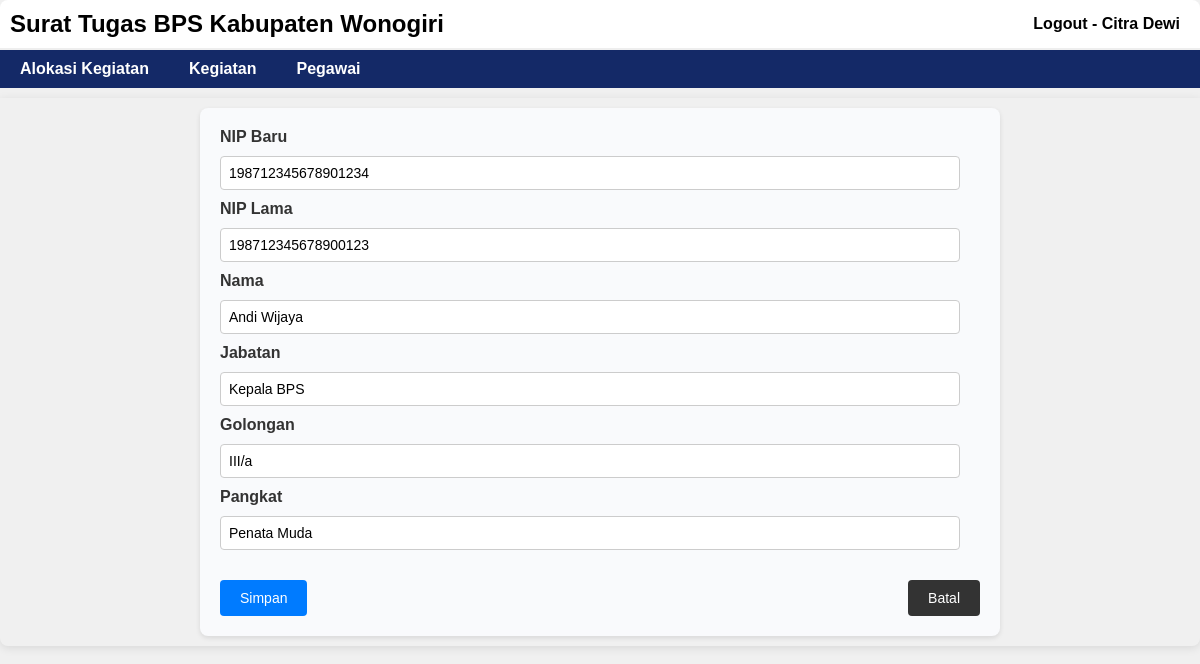
/pegawai_ubah.php?id=1 (signed in), run on the app's committed database.
### tables this page shows
CREATE TABLE `pegawai` (
  `id` int(11) NOT NULL,
  `nip` varchar(20) NOT NULL,
  `nip_lama` varchar(20) DEFAULT NULL,
  `nama` varchar(255) DEFAULT NULL,
  `jabatan` varchar(50) DEFAULT NULL,
  `golongan` varchar(10) DEFAULT NULL,
  `pangkat` varchar(50) DEFAULT NULL,
  `username` varchar(50) DEFAULT NULL,
  `password` varchar(50) DEFAULT NULL,
  `level` varchar(255) DEFAULT NULL
);

### pegawai_ubah.php (the view, shortened to what this page needs)
<?php
include_once("db_connection.php");
$id = isset($_GET['id']) ? intval($_GET['id']) : 0;
if ($_SERVER['REQUEST_METHOD'] === 'POST') {
    $nip = $_POST['nip'];
    $nip_lama = $_POST['nip_lama'];
    $nama = $_POST['nama'];
    $jabatan = $_POST['jabatan'];
    $golongan = $_POST['golongan'];
    $pangkat = $_POST['pangkat'];
    $level = $_POST['level'];
    $sql = "UPDATE pegawai
            SET nip = '$nip',
                nip_lama = '$nip_lama',
                nama = '$nama',
                jabatan = '$jabatan',
                golongan = '$golongan',
                pangkat = '$pangkat',
                level = '$level'
            WHERE id = $id";
    if ($conn->query($sql) === TRUE) {
        echo "<script>alert('Pegawai berhasil diperbarui!'); window.location.href = 'pegawai.php';</script>";
    } else {
        echo "Error updating record: " . $conn->error;
    }
} else {
    $sql = "SELECT * FROM pegawai WHERE id = $id";
    $result = $conn->query($sql);
    if ($result->num_rows > 0) {
        $pegawai = $result->fetch_assoc();
    } else {
        echo "Pegawai tidak ditemukan!";
        exit;
    }
}
?>
<!DOCTYPE html>
<html lang="en">
<head>
    <link rel="stylesheet" href="styles.css">
</head>
<body>
    <?php
    include 'header.php';
    ?>
    <div class="container">
        <div class="container">
            <main>
                <section class="allocation">
                    <div class="form-container">
                        <form id="activity-form" action="pegawai_ubah.php?id=<?= $pegawai['id']; ?>" method="POST">
                            <label for="nip">NIP Baru</label>
                            <input type="text" id="nip" name="nip" value="<?= htmlspecialchars($pegawai['nip']); ?>" required>
                            <label for="nip_lama">NIP Lama</label>
                            <input type="text" id="nip_lama" name="nip_lama" value="<?= htmlspecialchars($pegawai['nip_lama']); ?>" required>
                            <label for="nama">Nama</label>
                            <input type="text" id="nama" name="nama" value="<?= htmlspecialchars($pegawai['nama']); ?>" required>
                            <label for="jabatan">Jabatan</label>
                            <input type="text" id="jabatan" name="jabatan" value="<?= htmlspecialchars($pegawai['jabatan']); ?>" required>
                            <label for="golongan">Golongan</label>
                            <input type="text" id="golongan" name="golongan" value="<?= htmlspecialchars($pegawai['golongan']); ?>" required>
                            <label for="pangkat">Pangkat</label>
                            <input type="text" id="pangkat" name="pangkat" value="<?= htmlspecialchars($pegawai['pangkat']); ?>" required>
                            <div class="buttons">
                                <button type="submit" class="btn btn-save">Simpan</button>
                                <button a href="pegawai.php" class="btn btn-print">Batal</a>
                            </div>
                        </form>
                    </div>
</body>
</html>

### styles.css (style rules this page uses)
body { font-family: Arial, sans-serif; margin: 0; padding: 0; background-color: #f0f0f0; justify-content: center; align-items: center; }
main { flex: 1; padding: 10px; border-radius: 0 0 8px 8px; box-shadow: 0 2px 10px rgba(0, 0, 0, 0.1); margin-top: 10px; }
.allocation { max-width: 800px; margin: 0 auto; }
.form-container { background-color: #f9fafc; padding: 20px; border-radius: 8px; box-shadow: 0 2px 5px rgba(0, 0, 0, 0.1); }
form label { display: block; margin-bottom: 10px; font-weight: bold; color: #333; }
form input { width: 95%; padding: 8px; margin-bottom: 10px; border-radius: 4px; border: 1px solid #ccc; font-size: 14px; }
label { margin-right: 10px; margin-bottom: 5px; }
.buttons { display: flex; justify-content: space-between; margin-top: 20px; text-align: center; align-items: center; }
.btn { padding: 10px 20px; border: none; border-radius: 4px; cursor: pointer; font-size: 14px; }
.btn-print { background-color: #333; color: white; }
.btn-save { background-color: #007bff; color: white; }

### data on the page
pegawai: nip "198712345678901234", nip_lama "198712345678900123", nama "Andi Wijaya", jabatan "Kepala BPS", golongan "III/a", pangkat "Penata Muda"

### other printed values
$_SESSION["user"] "Citra Dewi"
